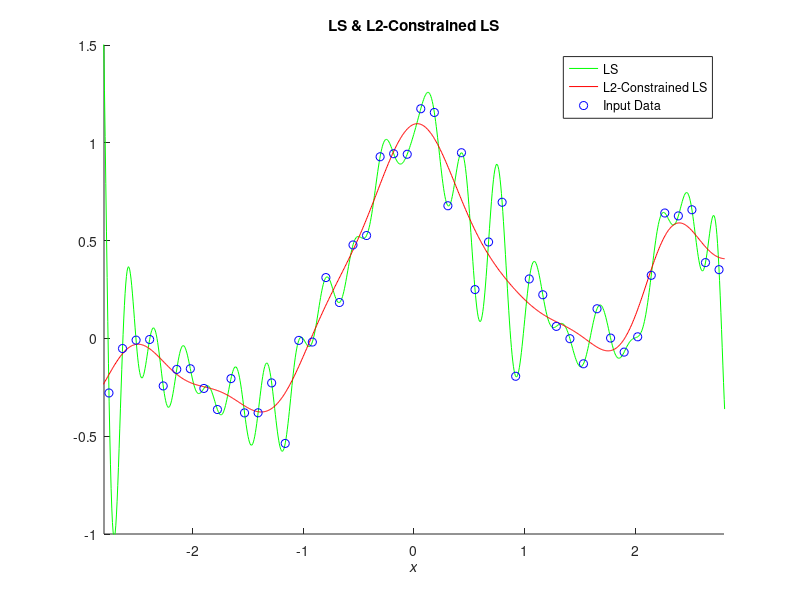

The MATLAB script that drew this image:
%% Example 4.2 L2-Constrained Regression with Least Square Method
%
% * *Result in book* : Figure 4.6
% * *Code in book* : Figure 4.7
% * *Output* : |eg4_2.png|
% * *Usage* : |eg4_2(), eg4_2(50, 1000)|
%
%% Source Code
function eg4_2(n, N)
    % init
    rng(0);
    % recommended, use it in future instead of
    % rand('state', 0); randn('state', 0);
    if nargin < 2
        n = 50; N = 1000;
    end

    % constant
    x = linspace(-3, 3, n)';
    X = linspace(-3, 3, N)';
    pix = pi * x;
    y = sin(pix) ./ (pix) + 0.1 * x + 0.2 * randn(n, 1);

    % kernel function
    x2 = x .^ 2;
    X2 = X .^ 2;
    hh = 2 * 0.3 ^ 2;
    l = 0.1;
    k = exp(-(repmat(x2, 1, n) + repmat(x2', n, 1) - 2 * x * x') / hh);
    K = exp(-(repmat(X2, 1, n) + repmat(x2', N, 1) - 2 * X * x') / hh);

    % solve
    t1 = k \ y;
    F1 = K * t1;
    t2 = (k ^ 2 + l * eye(n)) \ (k * y);
    F2 = K * t2;

    % plot
    figure('Name', 'example 4-2'); clf; hold on;

    % plot figure 1
    plot(X, F1, 'g-', X, F2, 'r-', x, y, 'bo');
    legend('LS', 'L2-Constrained LS', 'Input Data');
    axis([-2.8 2.8 -1 1.5]); xlabel('\itx');
    title('LS & L2-Constrained LS');

    % save figure
    saveas(gcf, 'eg4_2', 'png');
end